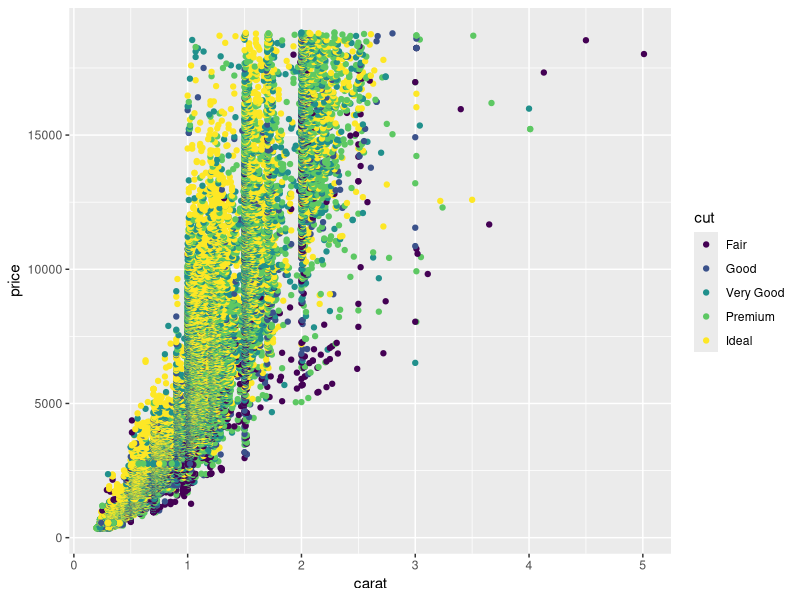
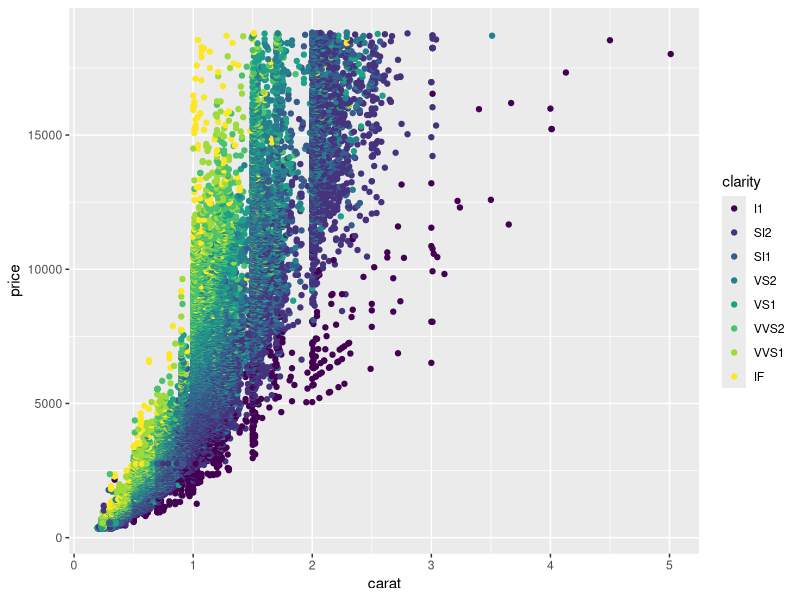

R code for these plots, in order: (Note: this script raises an error after producing the figures.)
## ---- chunk 1
library(ggplot2)
## ---- chunk 2
# Show the first few lines of the data table
head(diamonds)
# Plot out some of the data
ggplot(diamonds, aes(x = carat, y = price, color = cut)) + 
  geom_point()
# Modify the above to display the diamonds' clarity rather than cut.
## ---- chunk 3
ggplot(diamonds, aes(x = carat, y = price, color = clarity)) + 
  geom_point()
## ---- chunk 4
test_student_typed(c("color *= *clarity"), fixed = FALSE, 
              not_typed_msg = "Remember to set color = clarity."  )
success_msg("Good. Even though you may never have programmed before, you were still able to figure it out!")
## ---- chunk 5
library(dplyr)
library(ggplot2)
## ---- chunk 6
# load the packages
require(dplyr)
data(diamonds, package = "ggplot2")

# do the wrangling
diamonds %>%
  group_by(cut) %>%
  summarise(val = mean(price))
## ---- chunk 7
# load the packages
require(dplyr)
data(diamonds, package = "ggplot2")

# do the wrangling
diamonds %>%
  group_by(clarity) %>%
  summarise(val = mean(price))
## ---- chunk 8
test_student_typed("group_by\\( *clarity *\\)", fixed = FALSE, 
                   not_typed_msg = "Have you changed the variable name in `group_by(cut)` to `clarity`?")
success_msg("Good. The purpose of this exercise was just to give you practice with DataCamp.")
